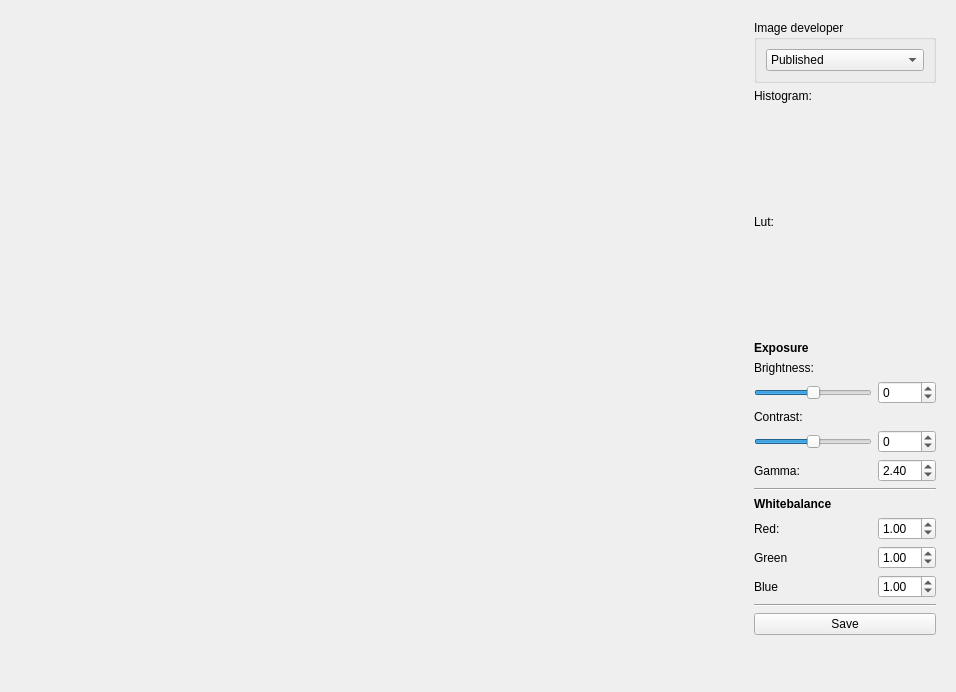
<?xml version="1.0" encoding="UTF-8"?>
<ui version="4.0">
 <class>ImageEditor</class>
 <widget class="QWidget" name="ImageEditor">
  <property name="geometry">
   <rect>
    <x>0</x>
    <y>0</y>
    <width>956</width>
    <height>692</height>
   </rect>
  </property>
  <property name="windowTitle">
   <string>Image editor</string>
  </property>
  <property name="windowIcon">
   <iconset resource="../icons.qrc">
    <normaloff>:/standard/icons/22x22/edit-guides.png</normaloff>:/standard/icons/22x22/edit-guides.png</iconset>
  </property>
  <layout class="QHBoxLayout" name="horizontalLayout">
   <item>
    <widget class="ImageView" name="imageView" native="true">
     <property name="sizePolicy">
      <sizepolicy hsizetype="Expanding" vsizetype="Expanding">
       <horstretch>0</horstretch>
       <verstretch>0</verstretch>
      </sizepolicy>
     </property>
    </widget>
   </item>
   <item>
    <widget class="QStackedWidget" name="editStack">
     <property name="sizePolicy">
      <sizepolicy hsizetype="Preferred" vsizetype="Preferred">
       <horstretch>0</horstretch>
       <verstretch>0</verstretch>
      </sizepolicy>
     </property>
     <property name="maximumSize">
      <size>
       <width>200</width>
       <height>16777215</height>
      </size>
     </property>
     <widget class="QWidget" name="page">
      <property name="sizePolicy">
       <sizepolicy hsizetype="Preferred" vsizetype="Preferred">
        <horstretch>0</horstretch>
        <verstretch>0</verstretch>
       </sizepolicy>
      </property>
      <layout class="QVBoxLayout" name="verticalLayout_2">
       <item>
        <widget class="QGroupBox" name="groupBox">
         <property name="title">
          <string>Image developer</string>
         </property>
         <layout class="QVBoxLayout" name="verticalLayout">
          <item>
           <widget class="QComboBox" name="imageDeveloper">
            <item>
             <property name="text">
              <string>Published</string>
             </property>
            </item>
            <item>
             <property name="text">
              <string>RAW manual</string>
             </property>
            </item>
           </widget>
          </item>
         </layout>
        </widget>
       </item>
       <item>
        <widget class="QLabel" name="label_2">
         <property name="text">
          <string>Histogram:</string>
         </property>
        </widget>
       </item>
       <item>
        <widget class="HistogramView" name="histogramView" native="true">
         <property name="minimumSize">
          <size>
           <width>0</width>
           <height>100</height>
          </size>
         </property>
        </widget>
       </item>
       <item>
        <widget class="QLabel" name="label_3">
         <property name="text">
          <string>Lut:</string>
         </property>
        </widget>
       </item>
       <item>
        <widget class="LutView" name="lutView" native="true">
         <property name="minimumSize">
          <size>
           <width>0</width>
           <height>100</height>
          </size>
         </property>
        </widget>
       </item>
       <item>
        <layout class="QGridLayout" name="gridLayout">
         <item row="4" column="1">
          <widget class="QSpinBox" name="contrastSpinBox">
           <property name="minimum">
            <number>-1000</number>
           </property>
           <property name="maximum">
            <number>1000</number>
           </property>
          </widget>
         </item>
         <item row="11" column="0" colspan="2">
          <widget class="Line" name="line_2">
           <property name="orientation">
            <enum>Qt::Horizontal</enum>
           </property>
          </widget>
         </item>
         <item row="0" column="0">
          <widget class="QLabel" name="label_6">
           <property name="font">
            <font>
             <weight>75</weight>
             <bold>true</bold>
            </font>
           </property>
           <property name="text">
            <string>Exposure</string>
           </property>
          </widget>
         </item>
         <item row="5" column="0">
          <widget class="QLabel" name="label_5">
           <property name="text">
            <string>Gamma:</string>
           </property>
          </widget>
         </item>
         <item row="2" column="1">
          <widget class="QSpinBox" name="brightnessSpinBox">
           <property name="minimum">
            <number>-100</number>
           </property>
           <property name="maximum">
            <number>100</number>
           </property>
          </widget>
         </item>
         <item row="3" column="0">
          <widget class="QLabel" name="label_4">
           <property name="text">
            <string>Contrast:</string>
           </property>
          </widget>
         </item>
         <item row="1" column="0">
          <widget class="QLabel" name="label">
           <property name="text">
            <string>Brightness:</string>
           </property>
          </widget>
         </item>
         <item row="2" column="0">
          <widget class="QSlider" name="brightnessSlider">
           <property name="minimum">
            <number>-100</number>
           </property>
           <property name="maximum">
            <number>100</number>
           </property>
           <property name="orientation">
            <enum>Qt::Horizontal</enum>
           </property>
          </widget>
         </item>
         <item row="4" column="0">
          <widget class="QSlider" name="contrastSlider">
           <property name="minimum">
            <number>-1000</number>
           </property>
           <property name="maximum">
            <number>1000</number>
           </property>
           <property name="orientation">
            <enum>Qt::Horizontal</enum>
           </property>
          </widget>
         </item>
         <item row="5" column="1">
          <widget class="QDoubleSpinBox" name="gammaSpinBox">
           <property name="maximum">
            <double>10.000000000000000</double>
           </property>
           <property name="singleStep">
            <double>0.050000000000000</double>
           </property>
           <property name="value">
            <double>2.400000000000000</double>
           </property>
          </widget>
         </item>
         <item row="8" column="0">
          <widget class="QLabel" name="label_8">
           <property name="text">
            <string>Red:</string>
           </property>
          </widget>
         </item>
         <item row="6" column="0" colspan="2">
          <widget class="Line" name="line">
           <property name="orientation">
            <enum>Qt::Horizontal</enum>
           </property>
          </widget>
         </item>
         <item row="7" column="0">
          <widget class="QLabel" name="label_7">
           <property name="font">
            <font>
             <weight>75</weight>
             <bold>true</bold>
            </font>
           </property>
           <property name="text">
            <string>Whitebalance</string>
           </property>
          </widget>
         </item>
         <item row="9" column="0">
          <widget class="QLabel" name="label_9">
           <property name="text">
            <string>Green</string>
           </property>
          </widget>
         </item>
         <item row="9" column="1">
          <widget class="QDoubleSpinBox" name="greenSpinBox">
           <property name="maximum">
            <double>2.000000000000000</double>
           </property>
           <property name="singleStep">
            <double>0.050000000000000</double>
           </property>
           <property name="value">
            <double>1.000000000000000</double>
           </property>
          </widget>
         </item>
         <item row="8" column="1">
          <widget class="QDoubleSpinBox" name="redSpinBox">
           <property name="maximum">
            <double>2.000000000000000</double>
           </property>
           <property name="singleStep">
            <double>0.050000000000000</double>
           </property>
           <property name="value">
            <double>1.000000000000000</double>
           </property>
          </widget>
         </item>
         <item row="10" column="1">
          <widget class="QDoubleSpinBox" name="blueSpinBox">
           <property name="maximum">
            <double>2.000000000000000</double>
           </property>
           <property name="singleStep">
            <double>0.050000000000000</double>
           </property>
           <property name="value">
            <double>1.000000000000000</double>
           </property>
          </widget>
         </item>
         <item row="10" column="0">
          <widget class="QLabel" name="label_10">
           <property name="text">
            <string>Blue</string>
           </property>
          </widget>
         </item>
        </layout>
       </item>
       <item>
        <widget class="QPushButton" name="saveButton">
         <property name="text">
          <string>Save</string>
         </property>
        </widget>
       </item>
       <item>
        <spacer name="verticalSpacer">
         <property name="orientation">
          <enum>Qt::Vertical</enum>
         </property>
         <property name="sizeHint" stdset="0">
          <size>
           <width>20</width>
           <height>543</height>
          </size>
         </property>
        </spacer>
       </item>
      </layout>
     </widget>
     <widget class="QWidget" name="page_2"/>
    </widget>
   </item>
  </layout>
 </widget>
 <customwidgets>
  <customwidget>
   <class>ImageView</class>
   <extends>QWidget</extends>
   <header>gui/imageview.h</header>
   <container>1</container>
  </customwidget>
  <customwidget>
   <class>HistogramView</class>
   <extends>QWidget</extends>
   <header>gui/histogramview.h</header>
   <container>1</container>
  </customwidget>
  <customwidget>
   <class>LutView</class>
   <extends>QWidget</extends>
   <header>gui/lutview.h</header>
   <container>1</container>
  </customwidget>
 </customwidgets>
 <resources>
  <include location="../icons.qrc"/>
 </resources>
 <connections>
  <connection>
   <sender>brightnessSlider</sender>
   <signal>valueChanged(int)</signal>
   <receiver>brightnessSpinBox</receiver>
   <slot>setValue(int)</slot>
   <hints>
    <hint type="sourcelabel">
     <x>857</x>
     <y>346</y>
    </hint>
    <hint type="destinationlabel">
     <x>903</x>
     <y>345</y>
    </hint>
   </hints>
  </connection>
  <connection>
   <sender>brightnessSpinBox</sender>
   <signal>valueChanged(int)</signal>
   <receiver>brightnessSlider</receiver>
   <slot>setValue(int)</slot>
   <hints>
    <hint type="sourcelabel">
     <x>900</x>
     <y>354</y>
    </hint>
    <hint type="destinationlabel">
     <x>871</x>
     <y>354</y>
    </hint>
   </hints>
  </connection>
  <connection>
   <sender>contrastSlider</sender>
   <signal>valueChanged(int)</signal>
   <receiver>contrastSpinBox</receiver>
   <slot>setValue(int)</slot>
   <hints>
    <hint type="sourcelabel">
     <x>870</x>
     <y>384</y>
    </hint>
    <hint type="destinationlabel">
     <x>912</x>
     <y>384</y>
    </hint>
   </hints>
  </connection>
  <connection>
   <sender>contrastSpinBox</sender>
   <signal>valueChanged(int)</signal>
   <receiver>contrastSlider</receiver>
   <slot>setValue(int)</slot>
   <hints>
    <hint type="sourcelabel">
     <x>905</x>
     <y>395</y>
    </hint>
    <hint type="destinationlabel">
     <x>848</x>
     <y>395</y>
    </hint>
   </hints>
  </connection>
 </connections>
</ui>
